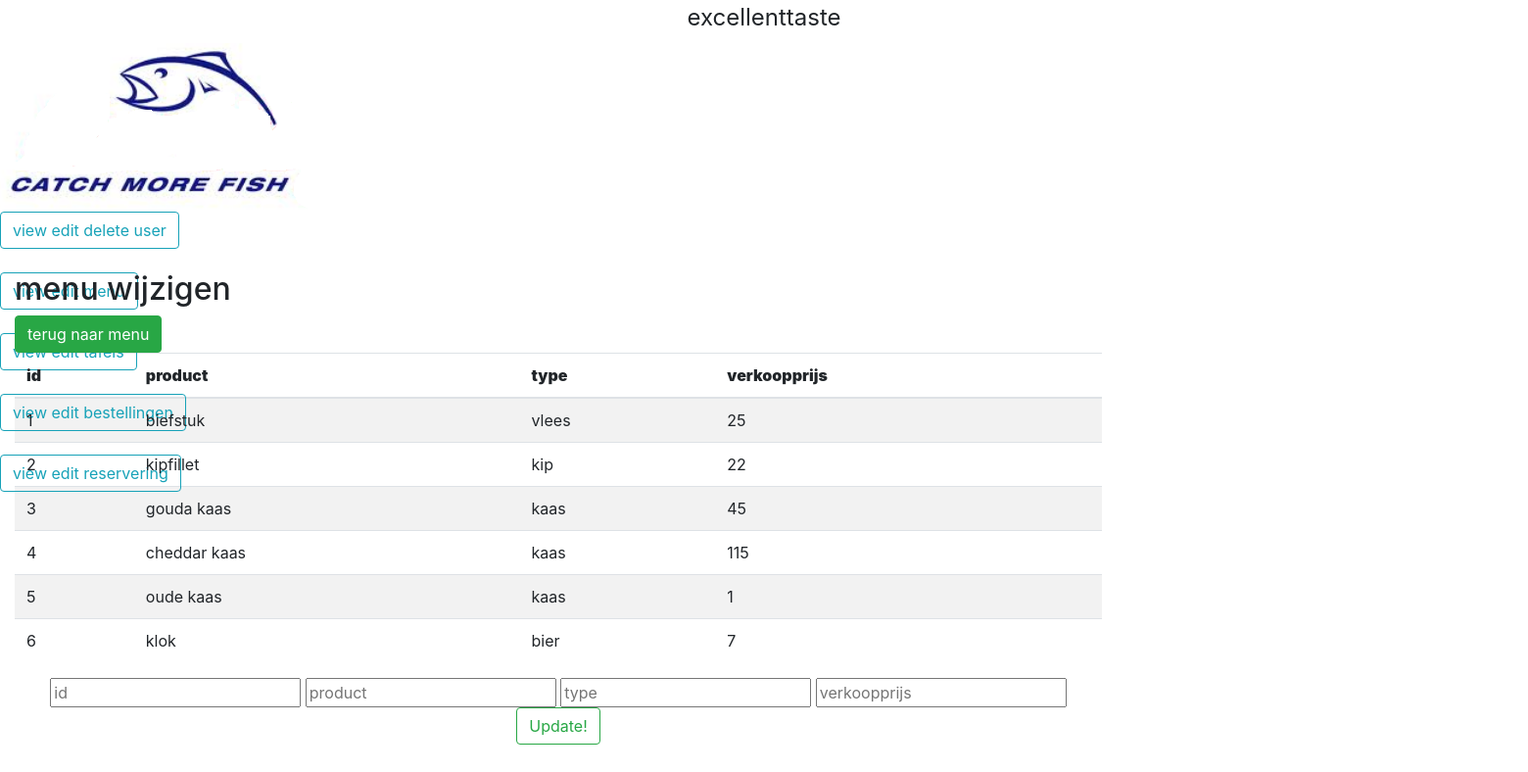
The app's page /menu_wijzigen.php (signed in) with its own data.
### tables this page shows
CREATE TABLE menu(
    id INT NOT NULL AUTO_INCREMENT,
    product VARCHAR(250) NOT NULL,
    type VARCHAR(250) NOT NULL,
    verkoopprijs INT(250) NOT NULL,
    PRIMARY KEY(id)
);

### database.php (called while the page is built, shortened)
  <?php
  class database{
    private $pdo;
    public function __construct($host, $user, $pass, $db, $charset){
      try {
          $dsn = "mysql:host=$host;dbname=$db;charset=$charset";
          $options = [
              PDO::ATTR_ERRMODE            => PDO::ERRMODE_EXCEPTION,
              PDO::ATTR_DEFAULT_FETCH_MODE => PDO::FETCH_ASSOC,
              PDO::ATTR_EMULATE_PREPARES   => false,
          ];
          $this->pdo = new PDO($dsn, $user, $pass, $options);
      } catch (\PDOException $e) {
          echo $e->getMessage();
          throw $e;
      }
    }
    public function get_menu_information($product){
        $query = "SELECT id, product, type, verkoopprijs FROM menu
        ";
        $stmt = $this->pdo->prepare($query);
        $product !== NULL ? $stmt->execute(['product'=>$product]) : $stmt->execute();
        $results = $stmt->fetchAll(PDO::FETCH_ASSOC);
        return $results;
    }
  }
?>

### menu_wijzigen.php (the view, shortened to what this page needs)
<?php
include 'database.php';
$db = new database('localhost', 'root', '', 'excellenttaste', 'utf8');
?>
<html>
  <head>
    <link rel="stylesheet" href="https://cdn.jsdelivr.net/npm/bootstrap@4.5.3/dist/css/bootstrap.min.css">
  </head>
  <body>
    <div>
      <legend style="text-align: center;"> excellenttaste </legend>
      <img src="img\logo.png">
        <div class="topnav">
          <a class="btn btn-outline-info" href="view_edit_delete_medewerker.php">view edit delete user</a><br><br>
          <a class="btn btn-outline-info" href="view_edit_delete_menu.php">view edit menu</a><br><br>
          <a class="btn btn-outline-info" href="view_edit_delete_tafels.php">view edit tafels</a><br><br>
          <a class="btn btn-outline-info" href="view_edit_delete_bestellingen.php">view edit bestellingen</a><br><br>
          <a class="btn btn-outline-info" href="view_edit_delete_reservering.php">view edit reservering</a><br><br>
        </div>
      </div>
    <?php
        $results = $db->get_menu_information(NULL);
        $columns = array_keys($results[0]);
        ?>
    <div class="container" style="margin-top:-250px; margin-right:500px;">
        <div class="table-responsive">
            <div class="table-wrapper">
                <div class="table-title">
                    <div class="row">
                        <div class="col-sm-5">
                            <h2>menu wijzigen</b></h2>
                            <a class="btn btn-success" href="view_edit_delete_menu.php" class="edit_btn" >terug naar menu</a>
                        </div>
                    </div>
                </div>
                <table class="table table-striped table-hover">
                    <thead>
                        <tr>
                          <?php foreach($columns as $column){ ?>
                              <th><strong> <?php echo $column ?> </strong></th>
                          <?php } ?>
                        </tr>
                    </thead>
                    <?php foreach($results as $rows => $row){ ?>
                        <tr>
                            <?php foreach($row as $row_data){?>
                                <td>
                                    <?php echo $row_data ?>
                                </td>
                            <?php } ?>
                      </tr>
                    <?php } ?>
              </table>
              <form method="post" align="center" action='menu_wijzigen.php' method='post' accept-charset='UTF-8'>
                <fieldset>
                  <input type="text" name="id" placeholder="id" required/>
                  <input type="text" name="product" placeholder="product" required/>
                  <input type="text" name="type" placeholder="type" required/>
                  <input type="text" name="verkoopprijs" placeholder="verkoopprijs" required/>
                  <button class="btn btn-outline-success" type="submit" name="submit" value="Sign up!">Update!</button>
                </fieldset>
              </form>
            </div>
          </div>
        </div>
    </body>
  </html>

### menu_wijzigen.php (style rules this page uses)
.table-responsive { overflow-x: unset !important; }

### records on screen
menu: id "1", product "biefstuk", type "vlees", verkoopprijs "25"
menu: id "2", product "kipfillet", type "kip", verkoopprijs "22"
menu: id "3", product "gouda kaas", type "kaas", verkoopprijs "45"
menu: id "4", product "cheddar kaas", type "kaas", verkoopprijs "115"
menu: id "5", product "oude kaas", type "kaas", verkoopprijs "1"
menu: id "6", product "klok", type "bier", verkoopprijs "7"

### other values on screen
$column "id"
$column "product"
$column "type"
$column "verkoopprijs"
